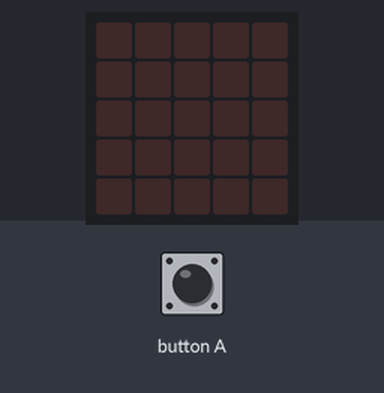
Simulated run of this program. Board: BBC micro:bit (MakeCode). Shown: the board's 5×5 LED display. The test bench sets the inputs (shaded band). Random numbers come from a fixed seed; the 48×5 strip is a reading aid, not a part: it shows the text the display is scrolling, unrolled, one strip-width of it at a time.

Above: at 1.2 s.
1.3 s: button A pressed for 0.15 s
At 8.0 s:
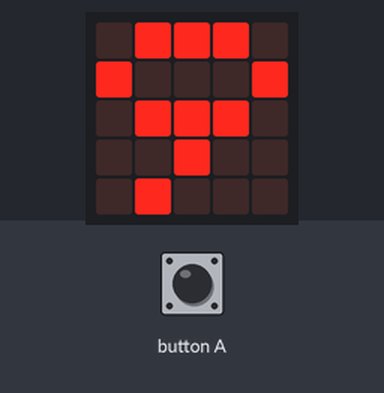
At 17.3 s:
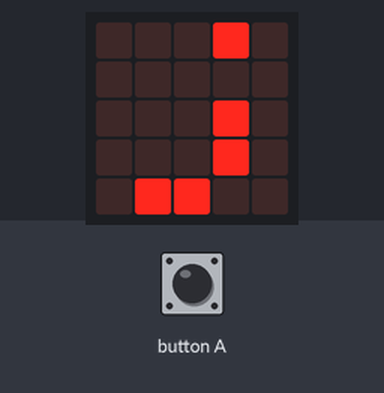
Timing chart, 0 to 18.8 s (numbered marks = the images above; inputs shaded):
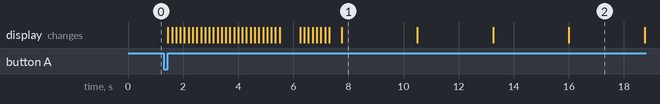

Measured:
- what the display in image 1 shows lasts 2.7 s, from 7.8 s to 10.5 s

The program:

main.ts
```typescript
let contraseña = 0
let numero = 0
let letra = 0
let simbolo = 0
input.onButtonPressed(Button.A, function () {
    basic.showString("Pass =")
    for (let index = 0; index < 8; index++) {
        contraseña = randint(1, 3)
        if (contraseña == 1) {
            numero = randint(0, 9)
            basic.showString("" + (numero))
            basic.pause(2000)
        } else if (contraseña == 2) {
            letra = randint(3, 6)
            if (letra == 3) {
                basic.showString("a")
                basic.pause(2000)
            } else if (letra == 4) {
                basic.showString("c")
                basic.pause(2000)
            } else if (letra == 5) {
                basic.showString("x")
                basic.pause(2000)
            } else if (letra == 6) {
                basic.showString("j")
                basic.pause(2000)
            }
        } else if (contraseña == 3) {
            simbolo = randint(7, 10)
            if (simbolo == 7) {
                basic.showString("!")
                basic.pause(2000)
            } else if (simbolo == 8) {
                basic.showString("?")
                basic.pause(2000)
            } else if (simbolo == 9) {
                basic.showString(")")
                basic.pause(2000)
            } else if (simbolo == 10) {
                basic.showString("/")
                basic.pause(2000)
            }
        }
    }
    basic.clearScreen()
})
```

test.ts
```typescript
// aquí va el archivo "tests"; esto no se compilará cuando este paquete se utilice como una extensión.
```
